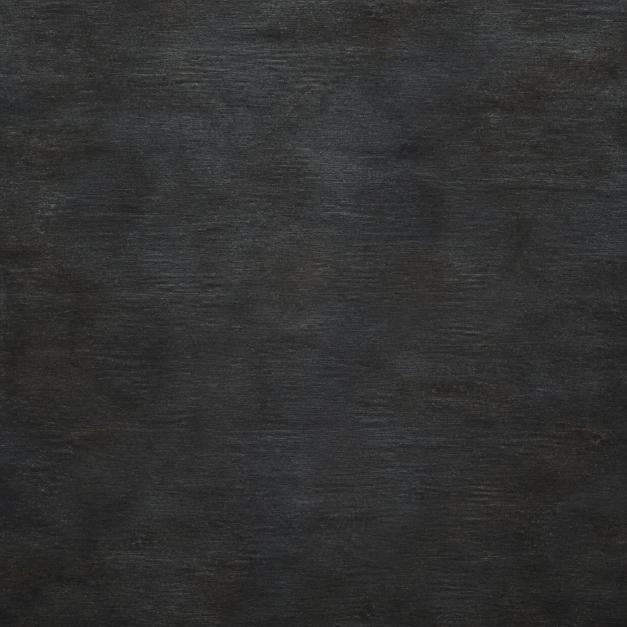
#> input picture tools/assets/source/production_gui/production_surface_source.png, 1254 x 1254 px (shown at 1/2 size); the run also reads 1 picture not shown here
$ python build_adiscord_event_ui_assets.py
#> lines starting #> are read from the running program, lines starting #| are printed output that depends on the picture
### tools/lib/adiscord_ui_surfaces.py
"""Shared deterministic surfaces for the remaining A-Discord interface skin."""

from __future__ import annotations

from dataclasses import dataclass
from io import BytesIO
from pathlib import Path

from PIL import Image, ImageDraw, ImageEnhance, ImageOps


Color = tuple[int, int, int, int]


@dataclass(frozen=True)
class UiPalette:
    deep: Color
    panel: Color
    edge: Color
    edge_light: Color
    accent: Color
    accent_light: Color


PALETTES = {
    "technology": UiPalette(
        (7, 11, 12, 255),
        (17, 24, 25, 255),
        (55, 69, 70, 255),
        (104, 124, 123, 255),
        (48, 126, 126, 255),
        (74, 166, 162, 255),
    ),
    "logistics": UiPalette(
        (10, 10, 8, 255),
        (25, 22, 17, 255),
        (75, 64, 47, 255),
        (132, 112, 75, 255),
        (153, 101, 43, 255),
        (197, 142, 67, 255),
    ),
    "deployment": UiPalette(
        (8, 10, 7, 255),
        (21, 25, 17, 255),
        (64, 70, 49, 255),
        (112, 121, 79, 255),
        (91, 111, 57, 255),
        (132, 151, 78, 255),
    ),
    "intelligence": UiPalette(
        (7, 9, 12, 255),
        (17, 21, 27, 255),
        (54, 65, 78, 255),
        (98, 116, 135, 255),
        (58, 91, 121, 255),
        (84, 128, 164, 255),
    ),
}


def load_surface_source(
    path: Path,
    minimum_size: tuple[int, int] = (1024, 1024),
) -> Image.Image:
    if not path.is_file():
        raise RuntimeError(f"missing UI surface source: {path}")
    with Image.open(path) as source_image:
        source = source_image.convert("RGBA")
    if source.width < minimum_size[0] or source.height < minimum_size[1]:
        raise RuntimeError(
            f"UI surface source must be at least {minimum_size}, got {source.size}: {path}"
        )
    return source


def metal_surface(
    source: Image.Image,
    size: tuple[int, int],
    palette: UiPalette,
    brightness: float = 0.82,
    centering: tuple[float, float] = (0.5, 0.5),
) -> Image.Image:
    fitted = ImageOps.fit(
        source.convert("RGBA"),
        size,
        method=Image.Resampling.LANCZOS,
        centering=centering,
    )
    fitted = ImageEnhance.Contrast(fitted).enhance(0.92)
    fitted = ImageEnhance.Brightness(fitted).enhance(brightness)
    luminance = ImageOps.grayscale(fitted.convert("RGB"))
    tint = ImageOps.colorize(
        luminance,
        black=palette.deep[:3],
        white=palette.edge_light[:3],
    ).convert("RGBA")
    output = Image.blend(fitted, tint, 0.62)
    output.putalpha(255)
    return output


# [5 lines left out: function surface, not called in this run]


def _inset_span(start: int, end: int, inset: int) -> tuple[int, int]:
    inset_start = min(start + inset, end)
    inset_end = max(end - inset, start)
    if inset_start <= inset_end:
        return inset_start, inset_end
    midpoint = start + (end - start) // 2
    return midpoint, midpoint


# [12 lines left out: function _filled_outline, not called in this run]


def outer_frame(
    image: Image.Image, box: tuple[int, int, int, int], palette: UiPalette
) -> None:
    """Draw a complete frame only for a true outer window."""
    draw = ImageDraw.Draw(image, "RGBA")
    left, top, right, bottom = box
    draw.rectangle(box, outline=palette.deep, width=2)
    inner_left, inner_right = _inset_span(left, right, 2)
    inner_top, inner_bottom = _inset_span(top, bottom, 2)
    draw.rectangle(
        (inner_left, inner_top, inner_right, inner_bottom), outline=palette.edge
    )
    highlight_left, highlight_right = _inset_span(left, right, 4)
    draw.line(
        (highlight_left, min(top + 3, bottom), highlight_right, min(top + 3, bottom)),
        fill=palette.edge_light,
    )
    draw.line(
        (highlight_left, max(bottom - 3, top), highlight_right, max(bottom - 3, top)),
        fill=palette.accent,
    )


# [138 lines left out: functions recessed_well, raised_field, status_band, partial_rails, horizontal_state_strip, framed_panel and 3 more, not called in this run]


def apply_or_check(
    outputs: dict[Path, bytes],
    apply: bool,
    label: str,
) -> int:
    stale = [
        path
        for path, data in outputs.items()
        if not path.is_file() or path.read_bytes() != data
    ]
    if not apply:
        if stale:
            for path in stale:
                print(f"STALE: {path}")
            return 1
        print(f"{label} outputs are current.")
        return 0

    for path, data in outputs.items():
        if path.is_file() and path.read_bytes() == data:
            continue
        path.parent.mkdir(parents=True, exist_ok=True)
        path.write_bytes(data)
        print(f"WROTE: {path}")
    return 0

### tools/lib/paths.py
"""Stable repository-path helpers for package modules and root-level facades.

``repository_root`` derives the root from this file's location, so it is
identical when imported as ``tools.lib.paths`` or as ``lib.paths`` by a tool
run directly from the legacy ``tools/`` directory.
"""

from __future__ import annotations

import re
from pathlib import Path


def repository_root() -> Path:
    """Return the A-Discord repository root containing the ``tools`` directory."""
    return Path(__file__).resolve().parents[2]


# [27 lines left out: function source_section, not called in this run]

### tools/builders/build_adiscord_event_ui_assets.py
#!/usr/bin/env python3
"""Build the restrained A-Discord ordinary-event popup surfaces.

The source illustration is intentionally generic and exists only for the
console-driven event UI QA cases.  All generated outputs are deterministic;
run without ``--apply`` first, then explicitly apply stale outputs.
"""

from __future__ import annotations

import argparse
from io import BytesIO
from pathlib import Path

from PIL import Image, ImageDraw, ImageEnhance, ImageFilter, ImageOps

from tools.lib.adiscord_ui_surfaces import (
    PALETTES,
    apply_or_check,
    load_surface_source,
    metal_surface,
    outer_frame,
)
from tools.lib.paths import repository_root


ROOT = repository_root()
METAL_SOURCE = ROOT / "tools/assets/source/production_gui/production_surface_source.png"
TEST_PICTURE_SOURCE = (
    ROOT / "tools/assets/source/event_pictures/event_adiscord_ui_test_source.png"
)

POPUP_BG = ROOT / "gfx/interface/event_popup_bg.png"
POPUP_TOP = ROOT / "gfx/interface/event_popup_top.png"
POPUP_MIDDLE = ROOT / "gfx/interface/event_popup_middle.png"
POPUP_BOTTOM = ROOT / "gfx/interface/event_popup_bottom.png"
OPTION_ENTRY = ROOT / "gfx/interface/event_option_entry_adiscord.png"
PREVIEW = ROOT / "docs/development/previews/ADISCORD_event_window_preview.png"
TEST_PICTURE = ROOT / "gfx/event_pictures/event_adiscord_ui_test.png"

WINDOW_SIZE = (615, 650)
TOP_SIZE = (615, 100)
MIDDLE_SIZE = (615, 64)
BOTTOM_SIZE = (615, 372)
OPTION_SIZE = (300, 35)
PICTURE_SIZE = (507, 184)
PREVIEW_SIZE = (1600, 900)

PALETTE = PALETTES["technology"]


def _png_bytes(image: Image.Image) -> bytes:
    stream = BytesIO()
    image.save(stream, format="PNG", optimize=False, compress_level=9)
    return stream.getvalue()


def _metal_source() -> Image.Image:
    return load_surface_source(METAL_SOURCE, (1024, 1024))
#> in load_surface_source, source_image is the input picture: PIL image 1254x1254 RGB; mean R, G, B 48.5, 48.7, 48.6


def _test_picture_source() -> Image.Image:
    if not TEST_PICTURE_SOURCE.is_file():
        raise RuntimeError(
            f"missing event test picture source: {TEST_PICTURE_SOURCE.relative_to(ROOT)}"
        )
    with Image.open(TEST_PICTURE_SOURCE) as source_image:
        return source_image.convert("RGB")


def _popup_background() -> Image.Image:
    output = metal_surface(
        _metal_source(),
        WINDOW_SIZE,
        PALETTE,
        brightness=0.54,
        centering=(0.48, 0.48),
    )
    dim = Image.new("RGBA", WINDOW_SIZE, (3, 7, 8, 116))
    output = Image.alpha_composite(output.convert("RGBA"), dim)
    outer_frame(output, (0, 0, WINDOW_SIZE[0] - 1, WINDOW_SIZE[1] - 1), PALETTE)

    draw = ImageDraw.Draw(output, "RGBA")
    draw.line((48, 96, 566, 96), fill=PALETTE.accent_light, width=2)
    draw.line((54, 481, 560, 481), fill=(74, 112, 113, 128), width=1)
    return output


def _section_surface(
    size: tuple[int, int],
    centering: tuple[float, float],
) -> Image.Image:
    output = metal_surface(
        _metal_source(),
        size,
        PALETTE,
        brightness=0.54,
        centering=centering,
    )
    dim = Image.new("RGBA", size, (3, 7, 8, 116))
    return Image.alpha_composite(output.convert("RGBA"), dim)


def _draw_vertical_shell_edges(output: Image.Image) -> None:
    width, height = output.size
    draw = ImageDraw.Draw(output, "RGBA")
    draw.line((0, 0, 0, height - 1), fill=PALETTE.deep, width=2)
    draw.line((width - 2, 0, width - 2, height - 1), fill=PALETTE.deep, width=2)
    draw.line((2, 0, 2, height - 1), fill=PALETTE.edge, width=1)
    draw.line((width - 3, 0, width - 3, height - 1), fill=PALETTE.edge, width=1)


def _top_overlay() -> Image.Image:
    output = _section_surface(TOP_SIZE, (0.48, 0.30))
    draw = ImageDraw.Draw(output, "RGBA")
    _draw_vertical_shell_edges(output)
    draw.line((0, 0, TOP_SIZE[0] - 1, 0), fill=PALETTE.deep, width=2)
    draw.line((4, 3, TOP_SIZE[0] - 5, 3), fill=PALETTE.edge_light, width=1)
    draw.line((48, 96, 566, 96), fill=PALETTE.accent_light, width=2)
    return output


def _middle_tile() -> Image.Image:
    output = _section_surface(MIDDLE_SIZE, (0.48, 0.48))
    _draw_vertical_shell_edges(output)
    return output


def _bottom_overlay() -> Image.Image:
    output = _section_surface(BOTTOM_SIZE, (0.48, 0.72))
    _draw_vertical_shell_edges(output)
    draw = ImageDraw.Draw(output, "RGBA")
    draw.line((54, 0, 560, 0), fill=(32, 55, 56, 255), width=1)
    # The native country-event picture belongs to the adaptive bottom section.
    draw.rectangle(
        (53, 7, 561, 192), fill=(2, 5, 6, 255), outline=PALETTE.deep, width=2
    )
    draw.rectangle((55, 9, 559, 190), outline=(113, 139, 140, 230), width=1)
    draw.line((54, 198, 560, 198), fill=(32, 55, 56, 255), width=1)
    draw.line(
        (0, BOTTOM_SIZE[1] - 2, BOTTOM_SIZE[0] - 1, BOTTOM_SIZE[1] - 2),
        fill=PALETTE.deep,
        width=2,
    )
    draw.line(
        (4, BOTTOM_SIZE[1] - 4, BOTTOM_SIZE[0] - 5, BOTTOM_SIZE[1] - 4),
        fill=PALETTE.accent,
        width=1,
    )
    return output


def _option_entry() -> Image.Image:
    width, height = OPTION_SIZE
    output = metal_surface(
        _metal_source(),
        OPTION_SIZE,
        PALETTE,
        brightness=0.63,
        centering=(0.55, 0.44),
    )
    overlay = Image.new("RGBA", OPTION_SIZE, (4, 10, 11, 76))
    output = Image.alpha_composite(output.convert("RGBA"), overlay)
    draw = ImageDraw.Draw(output, "RGBA")
    draw.rectangle((0, 0, width - 1, height - 1), outline=PALETTE.deep, width=2)
    draw.rectangle((2, 2, width - 3, height - 3), outline=PALETTE.edge, width=1)
    draw.line((4, 3, width - 5, 3), fill=(116, 139, 139, 132), width=1)
    draw.line((4, height - 4, width - 5, height - 4), fill=PALETTE.accent, width=1)
    return output


def _test_picture() -> Image.Image:
    source = _test_picture_source()
    fitted = ImageOps.fit(
        source,
        PICTURE_SIZE,
        method=Image.Resampling.LANCZOS,
        centering=(0.50, 0.52),
    )
    fitted = ImageEnhance.Color(fitted).enhance(0.78)
    fitted = ImageEnhance.Contrast(fitted).enhance(1.04)
    return fitted.convert("RGB")


def _preview() -> Image.Image:
    width, height = PREVIEW_SIZE
    backdrop = Image.new("RGB", PREVIEW_SIZE, (7, 14, 16))
    glow = Image.new("RGBA", PREVIEW_SIZE, (0, 0, 0, 0))
    glow_draw = ImageDraw.Draw(glow, "RGBA")
    glow_draw.ellipse((760, 160, 1500, 900), fill=(50, 77, 79, 66))
    glow = glow.filter(ImageFilter.GaussianBlur(78))
    backdrop = Image.alpha_composite(backdrop.convert("RGBA"), glow)

    grid = ImageDraw.Draw(backdrop, "RGBA")
    for offset in range(-600, 1800, 290):
        grid.line((offset, 54, offset + 570, 900), fill=(76, 114, 116, 36), width=3)
    grid.line((0, 53, width, 53), fill=(61, 119, 120, 120), width=1)

    description_height = 108
    middle_height = 28 + description_height
    bottom_y = 128 + description_height
    shell_height = bottom_y + BOTTOM_SIZE[1]
    shell = Image.new("RGBA", (WINDOW_SIZE[0], shell_height), (0, 0, 0, 0))
    top = _top_overlay()
    middle = _middle_tile().resize(
        (MIDDLE_SIZE[0], middle_height), Image.Resampling.BILINEAR
    )
    bottom = _bottom_overlay()
    picture = _test_picture().convert("RGBA")
    option = _option_entry()

    shell.alpha_composite(top, (0, 0))
    shell.alpha_composite(middle, (0, 100))
    shell.alpha_composite(bottom, (0, bottom_y))
    shell.alpha_composite(picture, (54, bottom_y + 8))
    preview_draw = ImageDraw.Draw(shell, "RGBA")
    preview_draw.rectangle((54, 114, 560, 126), fill=(196, 207, 204, 182))
    preview_draw.rectangle((54, 136, 520, 147), fill=(172, 186, 183, 145))
    preview_draw.rectangle((54, 158, 548, 169), fill=(172, 186, 183, 145))
    preview_draw.rectangle((54, 180, 456, 191), fill=(172, 186, 183, 145))
    for index in range(4):
        shell.alpha_composite(option, (157, bottom_y + 204 + index * 39))

    left = (width - WINDOW_SIZE[0]) // 2
    top_y = 121
    backdrop.alpha_composite(shell, (left, top_y))
    return backdrop.convert("RGB")


def expected_outputs() -> dict[Path, bytes]:
    return {
        POPUP_BG: _png_bytes(_popup_background()),
        POPUP_TOP: _png_bytes(_top_overlay()),
        POPUP_MIDDLE: _png_bytes(_middle_tile()),
        POPUP_BOTTOM: _png_bytes(_bottom_overlay()),
        OPTION_ENTRY: _png_bytes(_option_entry()),
        PREVIEW: _png_bytes(_preview()),
        TEST_PICTURE: _png_bytes(_test_picture()),
    }
#> in _png_bytes (call 2), `image.save(stream, format="PNG", optimize=False, compress_level=9)`:
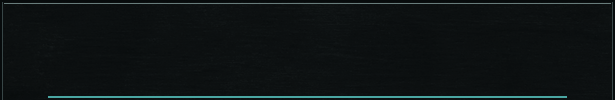
#> image: PIL image 615x100 RGBA; mean R, G, B, A 14.4, 19.8, 20.5, 255
#> call 3 of metal_surface, with size = (615, 64), brightness = 0.54, centering = (0.48, 0.48)
#> in metal_surface (call 3), `fitted = ImageEnhance.Brightness(fitted).enhance(brightness)`:
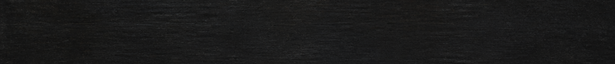
#> fitted: PIL image 615x64 RGBA; mean R, G, B, A 26.3, 26.3, 26.2, 255
#> call 4 of metal_surface, with size = (615, 372), brightness = 0.54, centering = (0.48, 0.72)
#> in metal_surface (call 4), `fitted = ImageOps.fit( source.convert("RGBA"), size, method=Image.Resa..`:
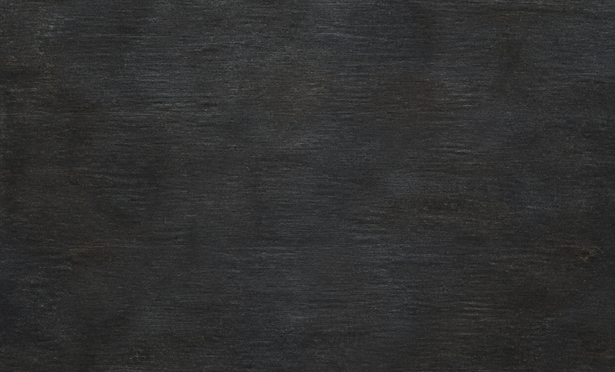
#> fitted: PIL image 615x372 RGBA; mean R, G, B, A 47.8, 47.9, 47.8, 255
#> in metal_surface (call 4), `fitted = ImageEnhance.Brightness(fitted).enhance(brightness)`:
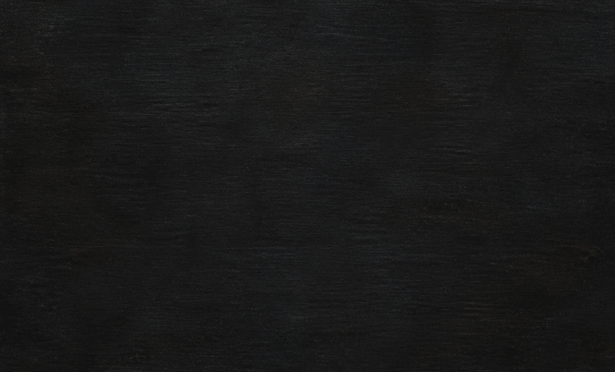
#> fitted: PIL image 615x372 RGBA; mean R, G, B, A 25.1, 25.1, 25.1, 255
#> in _png_bytes (call 4), `image.save(stream, format="PNG", optimize=False, compress_level=9)`:
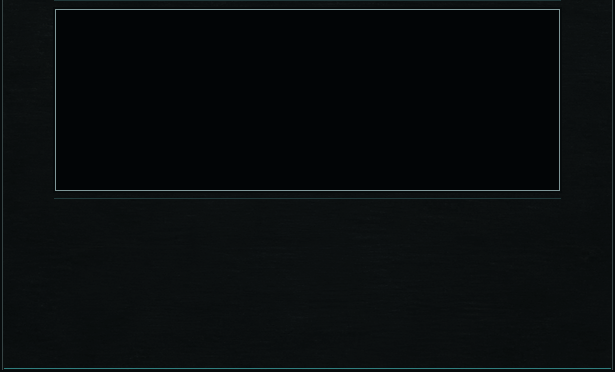
#> image: PIL image 615x372 RGBA; mean R, G, B, A 8.6, 12.4, 13.3, 254.9; transparent parts drawn white
#> in _option_entry, `width, height = OPTION_SIZE`: width = 300; height = 35
#> in metal_surface (call 5), `fitted = ImageOps.fit( source.convert("RGBA"), size, method=Image.Resa..`:
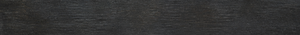
#> fitted: PIL image 300x35 RGBA; mean R, G, B, A 50.9, 51, 50.7, 255
#> in metal_surface (call 5), `fitted = ImageEnhance.Brightness(fitted).enhance(brightness)`:
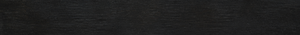
#> fitted: PIL image 300x35 RGBA; mean R, G, B, A 31.3, 31.3, 31.2, 255
#> in _preview, `width, height = PREVIEW_SIZE`: width = 1600; height = 900
#> in _preview, `left = (width - WINDOW_SIZE[0]) // 2`: left = 492


def main() -> int:
    parser = argparse.ArgumentParser(description=__doc__)
    actions = parser.add_mutually_exclusive_group()
    actions.add_argument("--check", action="store_true")
    actions.add_argument("--apply", action="store_true")
    args = parser.parse_args()
    return apply_or_check(expected_outputs(), args.apply, "Event UI")
#> in apply_or_check, `stale = [ path for path, data in outputs.items() if not path.is_file()..`: stale = 7 items
#> the loop in apply_or_check, `for path in stale:` made 7 passes
#| STALE: gfx/interface/event_popup_bg.png
#| STALE: gfx/interface/event_popup_top.png
#| STALE: gfx/interface/event_popup_middle.png
#| STALE: gfx/interface/event_popup_bottom.png
#| STALE: gfx/interface/event_option_entry_adiscord.png
#| STALE: docs/development/previews/ADISCORD_event_window_preview.png
#| STALE: gfx/event_pictures/event_adiscord_ui_test.png


if __name__ == "__main__":
#> (the run stopped early here; a loop or call above may not have finished)
